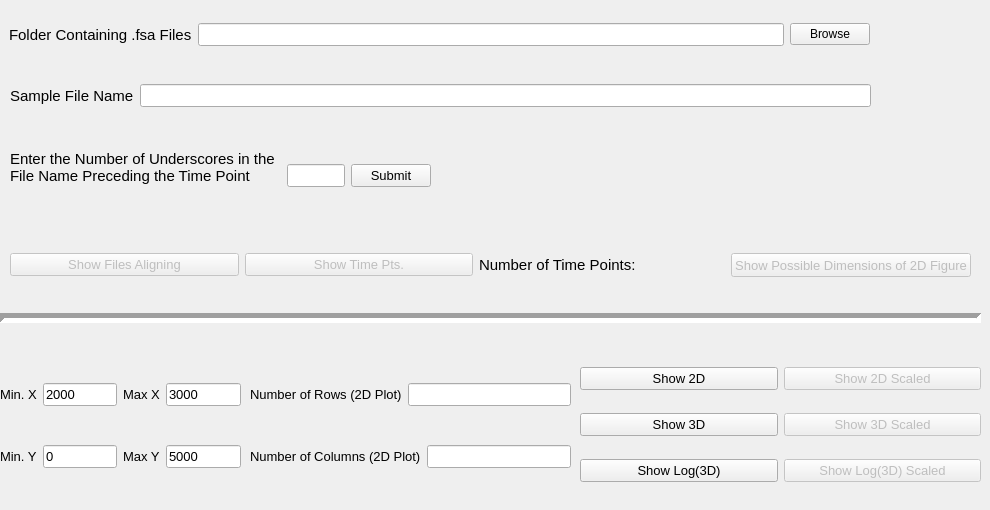
      <widget class="QWidget" name="tab_3">
       <property name="autoFillBackground">
        <bool>true</bool>
       </property>
       <attribute name="title">
        <string>Basic Electropherogram Visualization</string>
       </attribute>
       <widget class="QWidget" name="layoutWidget">
        <property name="geometry">
         <rect>
          <x>9</x>
          <y>9</y>
          <width>861</width>
          <height>51</height>
         </rect>
        </property>
        <layout class="QHBoxLayout" name="horizontalLayout_10">
         <item>
          <widget class="QLabel" name="label_24">
           <property name="font">
            <font>
             <pointsize>11</pointsize>
             <underline>false</underline>
            </font>
           </property>
           <property name="text">
            <string>Folder Containing .fsa Files</string>
           </property>
          </widget>
         </item>
         <item>
          <widget class="QLineEdit" name="lineEdit_24">
           <property name="font">
            <font>
             <pointsize>10</pointsize>
             <underline>false</underline>
            </font>
           </property>
          </widget>
         </item>
         <item>
          <widget class="QPushButton" name="pushButton">
           <property name="font">
            <font>
             <pointsize>9</pointsize>
             <underline>false</underline>
            </font>
           </property>
           <property name="text">
            <string>Browse</string>
           </property>
          </widget>
         </item>
        </layout>
       </widget>
       <widget class="QWidget" name="layoutWidget">
        <property name="geometry">
         <rect>
          <x>10</x>
          <y>70</y>
          <width>861</width>
          <height>51</height>
         </rect>
        </property>
        <layout class="QHBoxLayout" name="horizontalLayout_2">
         <item>
          <widget class="QLabel" name="label_29">
           <property name="font">
            <font>
             <pointsize>11</pointsize>
             <underline>false</underline>
            </font>
           </property>
           <property name="text">
            <string>Sample File Name</string>
           </property>
          </widget>
         </item>
         <item>
          <widget class="QLineEdit" name="lineEdit_25">
           <property name="font">
            <font>
             <pointsize>10</pointsize>
             <underline>false</underline>
            </font>
           </property>
          </widget>
         </item>
        </layout>
       </widget>
       <widget class="QWidget" name="layoutWidget_8">
        <property name="geometry">
         <rect>
          <x>10</x>
          <y>130</y>
          <width>421</width>
          <height>91</height>
         </rect>
        </property>
        <layout class="QHBoxLayout" name="horizontalLayout_46">
         <item>
          <widget class="QLabel" name="label_36">
           <property name="sizePolicy">
            <sizepolicy hsizetype="Preferred" vsizetype="Preferred">
             <horstretch>0</horstretch>
             <verstretch>0</verstretch>
            </sizepolicy>
           </property>
           <property name="font">
            <font>
             <pointsize>11</pointsize>
             <underline>false</underline>
            </font>
           </property>
           <property name="text">
            <string>Enter the Number of Underscores in the File Name Preceding the Time Point
</string>
           </property>
           <property name="scaledContents">
            <bool>false</bool>
           </property>
           <property name="alignment">
            <set>Qt::AlignLeading|Qt::AlignLeft|Qt::AlignVCenter</set>
           </property>
           <property name="wordWrap">
            <bool>true</bool>
           </property>
          </widget>
         </item>
         <item>
          <widget class="QLineEdit" name="lineEdit_32">
           <property name="font">
            <font>
             <pointsize>10</pointsize>
             <underline>false</underline>
            </font>
           </property>
          </widget>
         </item>
         <item>
          <widget class="QPushButton" name="pushButton_45">
           <property name="font">
            <font>
             <pointsize>10</pointsize>
             <underline>false</underline>
            </font>
           </property>
           <property name="text">
            <string>Submit</string>
           </property>
          </widget>
         </item>
        </layout>
       </widget>
       <widget class="QWidget" name="layoutWidget_15">
        <property name="geometry">
         <rect>
          <x>10</x>
          <y>240</y>
          <width>961</width>
          <height>50</height>
         </rect>
        </property>
        <layout class="QHBoxLayout" name="horizontalLayout_59">
         <item>
          <widget class="QPushButton" name="pushButton_56">
           <property name="enabled">
            <bool>false</bool>
           </property>
           <property name="font">
            <font>
             <pointsize>10</pointsize>
             <underline>false</underline>
            </font>
           </property>
           <property name="text">
            <string>Show Files Aligning</string>
           </property>
          </widget>
         </item>
         <item>
          <widget class="QPushButton" name="pushButton_57">
           <property name="enabled">
            <bool>false</bool>
           </property>
           <property name="font">
            <font>
             <pointsize>10</pointsize>
             <underline>false</underline>
            </font>
           </property>
           <property name="text">
            <string>Show Time Pts.</string>
           </property>
          </widget>
         </item>
         <item>
          <widget class="QLabel" name="label_49">
           <property name="maximumSize">
            <size>
             <width>180</width>
             <height>16777215</height>
            </size>
           </property>
           <property name="font">
            <font>
             <pointsize>11</pointsize>
             <underline>false</underline>
            </font>
           </property>
           <property name="text">
            <string>Number of Time Points:</string>
           </property>
           <property name="wordWrap">
            <bool>false</bool>
           </property>
          </widget>
         </item>
         <item>
          <widget class="QLabel" name="label_50">
           <property name="minimumSize">
            <size>
             <width>30</width>
             <height>0</height>
            </size>
           </property>
           <property name="maximumSize">
            <size>
             <width>60</width>
             <height>16777215</height>
            </size>
           </property>
           <property name="font">
            <font>
             <pointsize>10</pointsize>
             <underline>false</underline>
            </font>
           </property>
           <property name="text">
            <string/>
           </property>
          </widget>
         </item>
         <item>
          <widget class="QPushButton" name="pushButton_58">
           <property name="enabled">
            <bool>false</bool>
           </property>
           <property name="minimumSize">
            <size>
             <width>233</width>
             <height>24</height>
            </size>
           </property>
           <property name="font">
            <font>
             <pointsize>10</pointsize>
             <underline>false</underline>
            </font>
           </property>
           <property name="text">
            <string>Show Possible Dimensions of 2D Figure</string>
           </property>
          </widget>
         </item>
        </layout>
       </widget>
       <widget class="Line" name="line">
        <property name="geometry">
         <rect>
          <x>0</x>
          <y>310</y>
          <width>981</width>
          <height>16</height>
         </rect>
        </property>
        <property name="font">
         <font>
          <pointsize>11</pointsize>
          <weight>75</weight>
          <bold>true</bold>
          <underline>false</underline>
         </font>
        </property>
        <property name="lineWidth">
         <number>5</number>
        </property>
        <property name="orientation">
         <enum>Qt::Horizontal</enum>
        </property>
       </widget>
       <widget class="QWidget" name="layoutWidget">
        <property name="geometry">
         <rect>
          <x>580</x>
          <y>350</y>
          <width>401</width>
          <height>151</height>
         </rect>
        </property>
        <layout class="QVBoxLayout" name="verticalLayout">
         <item>
          <layout class="QHBoxLayout" name="horizontalLayout_3">
           <item>
            <widget class="QPushButton" name="pushButton_67">
             <property name="font">
              <font>
               <pointsize>10</pointsize>
               <underline>false</underline>
              </font>
             </property>
             <property name="text">
              <string>Show 2D</string>
             </property>
            </widget>
           </item>
           <item>
            <widget class="QPushButton" name="pushButton_68">
             <property name="enabled">
              <bool>false</bool>
             </property>
             <property name="font">
              <font>
               <pointsize>10</pointsize>
               <underline>false</underline>
              </font>
             </property>
             <property name="text">
              <string>Show 2D Scaled</string>
             </property>
            </widget>
           </item>
          </layout>
         </item>
         <item>
          <layout class="QHBoxLayout" name="horizontalLayout_4">
           <item>
            <widget class="QPushButton" name="pushButton_65">
             <property name="font">
              <font>
               <pointsize>10</pointsize>
               <underline>false</underline>
              </font>
             </property>
             <property name="text">
              <string>Show 3D</string>
             </property>
            </widget>
           </item>
           <item>
            <widget class="QPushButton" name="pushButton_66">
             <property name="enabled">
              <bool>false</bool>
             </property>
             <property name="font">
              <font>
               <pointsize>10</pointsize>
               <underline>false</underline>
              </font>
             </property>
             <property name="text">
              <string>Show 3D Scaled</string>
             </property>
            </widget>
           </item>
          </layout>
         </item>
         <item>
          <layout class="QHBoxLayout" name="horizontalLayout_5">
           <item>
            <widget class="QPushButton" name="pushButton_69">
             <property name="font">
              <font>
               <pointsize>10</pointsize>
               <underline>false</underline>
              </font>
             </property>
             <property name="autoFillBackground">
              <bool>false</bool>
             </property>
             <property name="text">
              <string>Show Log(3D)</string>
             </property>
            </widget>
           </item>
           <item>
            <widget class="QPushButton" name="pushButton_70">
             <property name="enabled">
              <bool>false</bool>
             </property>
             <property name="font">
              <font>
               <pointsize>10</pointsize>
               <underline>false</underline>
              </font>
             </property>
             <property name="text">
              <string>Show Log(3D) Scaled</string>
             </property>
            </widget>
           </item>
          </layout>
         </item>
        </layout>
       </widget>
       <widget class="QWidget" name="layoutWidget">
        <property name="geometry">
         <rect>
          <x>0</x>
          <y>350</y>
          <width>241</width>
          <height>151</height>
         </rect>
        </property>
        <layout class="QVBoxLayout" name="verticalLayout_2">
         <item>
          <layout class="QHBoxLayout" name="horizontalLayout_6">
           <item>
            <widget class="QLabel" name="label_45">
             <property name="font">
              <font>
               <pointsize>10</pointsize>
               <underline>false</underline>
              </font>
             </property>
             <property name="text">
              <string>Min. X</string>
             </property>
            </widget>
           </item>
           <item>
            <widget class="QLineEdit" name="lineEdit_41">
             <property name="font">
              <font>
               <pointsize>10</pointsize>
               <underline>false</underline>
              </font>
             </property>
             <property name="text">
              <string>2000</string>
             </property>
            </widget>
           </item>
           <item>
            <widget class="QLabel" name="label_46">
             <property name="font">
              <font>
               <pointsize>10</pointsize>
               <underline>false</underline>
              </font>
             </property>
             <property name="text">
              <string>Max X</string>
             </property>
            </widget>
           </item>
           <item>
            <widget class="QLineEdit" name="lineEdit_42">
             <property name="font">
              <font>
               <pointsize>10</pointsize>
               <underline>false</underline>
              </font>
             </property>
             <property name="text">
              <string>3000</string>
             </property>
            </widget>
           </item>
          </layout>
         </item>
         <item>
          <layout class="QHBoxLayout" name="horizontalLayout_7">
           <item>
            <widget class="QLabel" name="label_47">
             <property name="font">
              <font>
               <pointsize>10</pointsize>
               <underline>false</underline>
              </font>
             </property>
             <property name="text">
              <string>Min. Y</string>
             </property>
            </widget>
           </item>
           <item>
            <widget class="QLineEdit" name="lineEdit_43">
             <property name="font">
              <font>
               <pointsize>10</pointsize>
               <underline>false</underline>
              </font>
             </property>
             <property name="text">
              <string>0</string>
             </property>
            </widget>
           </item>
           <item>
            <widget class="QLabel" name="label_48">
             <property name="font">
              <font>
               <pointsize>10</pointsize>
               <underline>false</underline>
              </font>
             </property>
             <property name="text">
              <string>Max Y</string>
             </property>
            </widget>
           </item>
           <item>
            <widget class="QLineEdit" name="lineEdit_44">
             <property name="enabled">
              <bool>true</bool>
             </property>
             <property name="font">
              <font>
               <pointsize>10</pointsize>
               <underline>false</underline>
              </font>
             </property>
             <property name="text">
              <string>5000</string>
             </property>
            </widget>
           </item>
          </layout>
         </item>
        </layout>
       </widget>
       <widget class="QWidget" name="layoutWidget">
        <property name="geometry">
         <rect>
          <x>250</x>
          <y>350</y>
          <width>321</width>
          <height>151</height>
         </rect>
        </property>
        <layout class="QVBoxLayout" name="verticalLayout_3">
         <item>
          <layout class="QHBoxLayout" name="horizontalLayout_49">
           <item>
            <widget class="QLabel" name="label_39">
             <property name="font">
              <font>
               <pointsize>10</pointsize>
               <underline>false</underline>
              </font>
             </property>
             <property name="text">
              <string>Number of Rows (2D Plot)</string>
             </property>
            </widget>
           </item>
           <item>
            <widget class="QLineEdit" name="lineEdit_35">
             <property name="font">
              <font>
               <pointsize>10</pointsize>
               <underline>false</underline>
              </font>
             </property>
            </widget>
           </item>
          </layout>
         </item>
         <item>
          <layout class="QHBoxLayout" name="horizontalLayout_50">
           <item>
            <widget class="QLabel" name="label_40">
             <property name="font">
              <font>
               <pointsize>10</pointsize>
               <underline>false</underline>
              </font>
             </property>
             <property name="text">
              <string>Number of Columns (2D Plot)</string>
             </property>
            </widget>
           </item>
           <item>
            <widget class="QLineEdit" name="lineEdit_36">
             <property name="font">
              <font>
               <pointsize>10</pointsize>
               <underline>false</underline>
              </font>
             </property>
            </widget>
           </item>
          </layout>
         </item>
        </layout>
       </widget>
      </widget>
